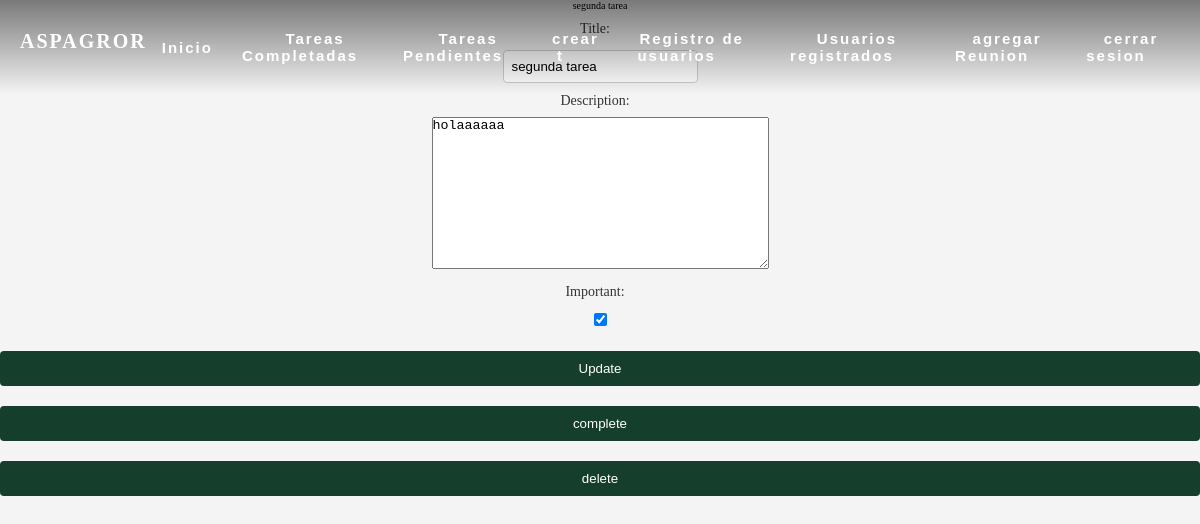
The app's page /task/2/ (signed in) with its own data.
### tasks/models.py (models this page shows, shortened)
class task (models.Model):
    title = models.CharField(max_length=100)
    description = models.TextField(blank=True)
    created = models.DateTimeField(auto_now_add=True)
    datecompleted = models.DateTimeField(null=True , blank=True)
    important = models.BooleanField(default=False)
    user = models.ForeignKey(User, on_delete=models.CASCADE)

### tasks/views.py (the view, shortened to what this page needs)
# urls.py: path('task/<int:task_id>/', views.task_detail, name='task_detail'),
@login_required
def task_detail(request, task_id):
    if request.method == 'GET':
        Task = get_object_or_404(task, pk=task_id, user=request.user)
        Form = taskform(instance=Task)
        return render(request, 'task_detail.html', {"task": Task, "form": Form})

### tasks/forms.py
class taskform(ModelForm):
    class Meta:
        model = task
        fields = ['title', 'description', 'important', ]

### tasks/templates/task_detail.html (shortened to what this page needs)
{% extends 'base.html' %}
{% block content %}
<form method="POST">
  {{form.as_p}}
  <button>
    Update
  </button>
</form>
<form action="{% url 'complete_task' task.id %}" method="POST">
  <button>
    complete
  </button>
</form>
<form action="{% url 'delete_task' task.id %}" method="POST">
  <button>
    delete
  </button>
</form>
{% endblock %}

### tasks/static/css/agregar_usuarios.css (style rules this page uses)
label { display: block; margin-bottom: 8px; color: #333333; }

### tasks/static/css/home.css (style rules this page uses)
*, *::before, *::after { margin: 0; padding: 0; box-sizing: border-box; }
html { font-family: 'Times New Roman', Times, serif; font-size: 10px; color: #000; scroll-behavior: smooth; }
body { overflow-x: hidden; }
p { font-size: 1.8rem; }
body { margin: 0; padding: 0; }

### tasks/static/css/signup.css (style rules this page uses)
body { margin: 0; padding: 0; font-family: Arial, sans-serif; background-color: #f4f4f4; }
form { display: flex; flex-direction: column; }
label { margin-top: 10px; font-size: 14px; color: #333; }
input { padding: 8px; margin-top: 5px; border: 1px solid #ccc; border-radius: 4px; }
button { margin-top: 20px; padding: 10px; background-color: #153f2c; color: #fff; border: none; border-radius: 4px; cursor: pointer; }

### tasks/static/css/lista_usuarios.css (style rules this page uses)
body { font-family: Arial, Helvetica, sans-serif; margin: 0; padding: 0; text-align: center; }
label { margin-right: 10px; }

### tasks/static/css/iniciarSesion.css (style rules this page uses)
body { font-family: 'Times New Roman', Times, serif; background-color: #f4f4f4; margin: 0; padding: 0; align-items: center; justify-content: center; height: 100vh; }
label { display: block; margin-bottom: 8px; }

### records on screen
task: title "segunda tarea", description "holaaaaaa", important "☑"
